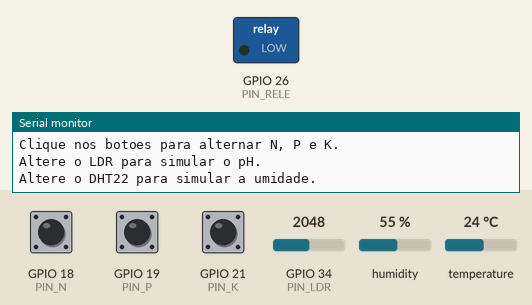
Simulated run of this sketch. Board: ESP32. Shown: switched loads named in the sketch (green lamp = pin HIGH), the last lines printed to the serial monitor. The test bench sets the inputs (shaded band); at power-on: GPIO 18 (PIN_N) HIGH, GPIO 19 (PIN_P) HIGH, GPIO 21 (PIN_K) HIGH, humidity 55 %, GPIO 34 (PIN_LDR) = 2048, temperature 24 °C (analog values on the 0–4095 scale).

Above: at 1.2 s.
1.3 s: GPIO 18 (PIN_N) pulled LOW for 0.15 s
3.5 s: GPIO 19 (PIN_P) pulled LOW for 0.15 s
7.5 s: GPIO 21 (PIN_K) pulled LOW for 0.15 s
9.5 s: humidity set to 53 %
At 10.4 s:
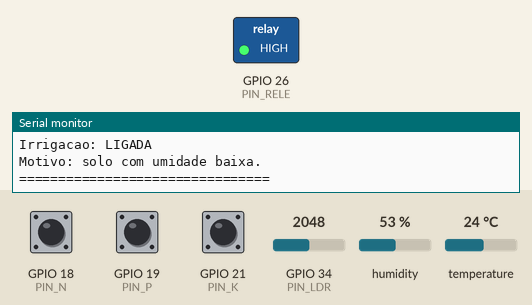
11.5 s: GPIO 34 (PIN_LDR) set to 2156
13.2 s: GPIO 34 (PIN_LDR) set to 2252
At 15.0 s:
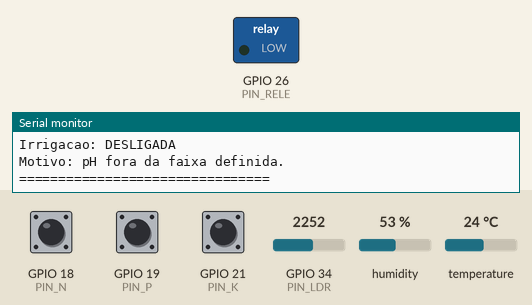
Timing chart, 0 to 16.5 s (numbered marks = the images above; inputs shaded):
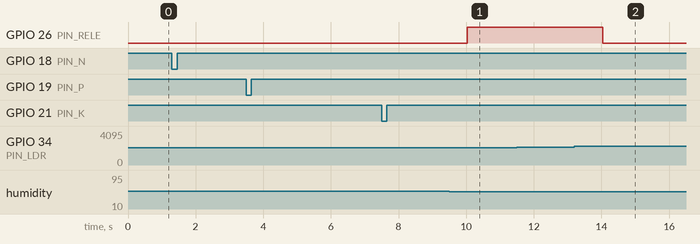

Measured:
- the behaviour switches between 55 and 54 % on humidity (found by bisection; images 0 and 1)
- the behaviour switches between 2193 and 2194 on GPIO 34 (PIN_LDR) (found by bisection; images 1 and 2)
- after the input at 9.5 s, GPIO 26 (PIN_RELE): LOW → HIGH after 0.54 s
- after the input at 13.2 s, GPIO 26 (PIN_RELE): HIGH → LOW after 0.85 s

The sketch:

sketch.ino
```cpp
#include <Arduino.h>
#include <DHTesp.h>
#include <math.h>

// FarmTech Solutions - Grupo 77
// Projeto 2: Irrigacao Inteligente
// Cultura escolhida: tomate
// Sensores simulados para fins academicos

const int PIN_N = 18;
const int PIN_P = 19;
const int PIN_K = 21;
const int PIN_LDR = 34;
const int PIN_DHT = 15;
const int PIN_RELE = 26;

// Parametros didaticos de funcionamento
const float PH_MINIMO = 5.5;
const float PH_MAXIMO = 7.5;
const float UMIDADE_LIGAR = 55.0;
const float UMIDADE_DESLIGAR = 65.0;

DHTesp dht;

struct Botao {
  int pino;
  bool presente;
  bool leituraAnterior;
  bool leituraEstavel;
  unsigned long ultimaMudanca;
};

Botao nitrogenio = {PIN_N, false, HIGH, HIGH, 0};
Botao fosforo   = {PIN_P, false, HIGH, HIGH, 0};
Botao potassio  = {PIN_K, false, HIGH, HIGH, 0};

bool bombaLigada = false;
unsigned long ultimaLeitura = 0;

// Cada clique alterna o nutriente entre presente e ausente.
void atualizarBotao(Botao &botao) {
  bool leitura = digitalRead(botao.pino);

  if (leitura != botao.leituraAnterior) {
    botao.ultimaMudanca = millis();
  }

  if (millis() - botao.ultimaMudanca > 35) {
    if (leitura != botao.leituraEstavel) {
      botao.leituraEstavel = leitura;

      if (leitura == LOW) {
        botao.presente = !botao.presente;
      }
    }
  }

  botao.leituraAnterior = leitura;
}

void controlarIrrigacao() {
  TempAndHumidity dados = dht.getTempAndHumidity();

  float umidade = dados.humidity;
  int leituraLDR = analogRead(PIN_LDR);

  // Conversao didatica do LDR para escala de pH (0 a 14).
  float ph = leituraLDR * 14.0 / 4095.0;

  bool leituraValida = !isnan(umidade);
  bool nutrientesOK =
      nitrogenio.presente &&
      fosforo.presente &&
      potassio.presente;

  bool phOK = ph >= PH_MINIMO && ph <= PH_MAXIMO;

  if (!leituraValida || !nutrientesOK || !phOK) {
    bombaLigada = false;
  } else if (umidade < UMIDADE_LIGAR) {
    bombaLigada = true;
  } else if (umidade >= UMIDADE_DESLIGAR) {
    bombaLigada = false;
  }

  // Relé configurado como PNP: HIGH aciona.
  digitalWrite(PIN_RELE, bombaLigada ? HIGH : LOW);

  Serial.println();
  Serial.println("====== FARMTECH SOLUTIONS ======");

  Serial.print("Nitrogenio (N): ");
  Serial.println(nitrogenio.presente ? "PRESENTE" : "AUSENTE");

  Serial.print("Fosforo (P): ");
  Serial.println(fosforo.presente ? "PRESENTE" : "AUSENTE");

  Serial.print("Potassio (K): ");
  Serial.println(potassio.presente ? "PRESENTE" : "AUSENTE");

  Serial.print("pH simulado: ");
  Serial.println(ph, 2);

  Serial.print("Umidade simulada do solo: ");
  if (leituraValida) {
    Serial.print(umidade, 1);
    Serial.println("%");
  } else {
    Serial.println("LEITURA INVALIDA");
  }

  Serial.print("Irrigacao: ");
  Serial.println(bombaLigada ? "LIGADA" : "DESLIGADA");

  if (!leituraValida) {
    Serial.println("Motivo: falha na leitura do DHT22.");
  } else if (!nutrientesOK) {
    Serial.println("Motivo: verificar NPK.");
  } else if (!phOK) {
    Serial.println("Motivo: pH fora da faixa definida.");
  } else if (bombaLigada) {
    Serial.println("Motivo: solo com umidade baixa.");
  } else {
    Serial.println("Motivo: irrigacao nao necessaria.");
  }

  Serial.println("================================");
}

void setup() {
  Serial.begin(115200);

  pinMode(PIN_N, INPUT_PULLUP);
  pinMode(PIN_P, INPUT_PULLUP);
  pinMode(PIN_K, INPUT_PULLUP);

  pinMode(PIN_RELE, OUTPUT);
  digitalWrite(PIN_RELE, LOW);

  analogReadResolution(12);

  dht.setup(PIN_DHT, DHTesp::DHT22);

  Serial.println("FarmTech Solutions - Grupo 77");
  Serial.println("Sistema de irrigacao iniciado.");
  Serial.println("Clique nos botoes para alternar N, P e K.");
  Serial.println("Altere o LDR para simular o pH.");
  Serial.println("Altere o DHT22 para simular a umidade.");
}

void loop() {
  atualizarBotao(nitrogenio);
  atualizarBotao(fosforo);
  atualizarBotao(potassio);

  if (millis() - ultimaLeitura >= 2000) {
    ultimaLeitura = millis();
    controlarIrrigacao();
  }

  delay(10);
}
```
